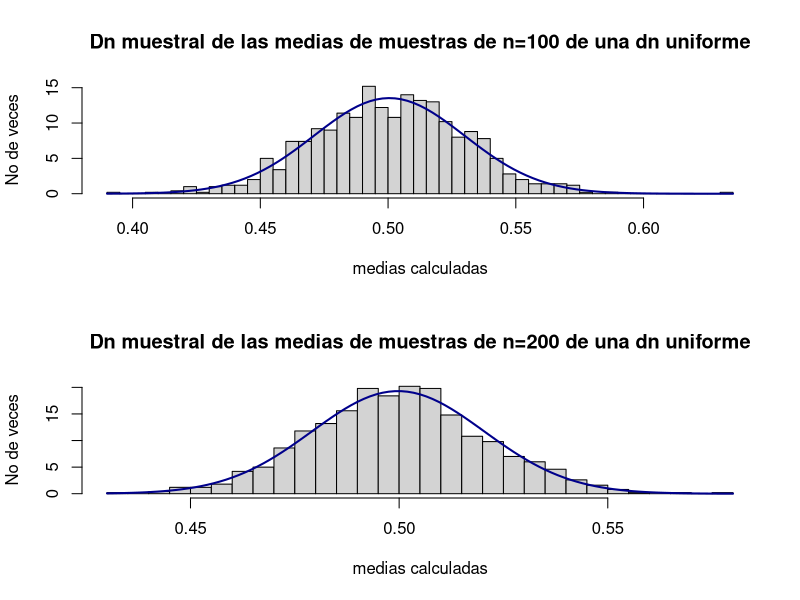

This figure's R source:
###########################################################
###########################################################
###########################################################
#                   Diplomado
#     Anal???tica y Grandes Vol???menes de Datos
#               Universidad Icesi
###########################################################
#          Estad???stica para la anal???tica                 
###########################################################
#           Julio C???sar Alonso
#           Profesor Titular
#           jcalonso@icesi.edu.co
###########################################################
###########################################################


###########################################################
#                Teorema del L???mite Central  (TLC)       #
###########################################################

# 1. Generar una muestra de tama???o n desde una distribuci???n
#  uniforme
#  
# 2. Paso calcular la media y guardar el resultado
#  
# 3. Repetir 1 y 2 muchas veces
# 
# 4. ver las propiedades de las medias calculadas
# 

TLC <-function(n, m){
  # n= tama???o de la muestra
  # m= n???mero de repeticioines (veces que se calcula la media)
  # 
  y<- integer(0) # crea un objeto vacio
  for( i in 1:m )
  {
    muestra<- runif(n,0,1) # se crea muestra aleatoria con media poblacional de 0.5
    y[i]<-mean(muestra)
  }
  result <- list(medias=y)
  return(result)
  
}

# ahora correremos la funcci???n

R1 <- TLC(100, 1000)
# la media de los medias es

mean(R1$medias)  
round(mean(R1$medias),2)

#grafiquemos los resultados
layout(matrix(c(1,2), 2,1, byrow=TRUE))

hist(R1$medias, xlab= "medias calculadas", ylab="No de veces", 
     main = "Dn muestral de las medias de muestras de n=100 de una dn uniforme", 50, 
     freq = FALSE)

curve(dnorm(x, mean=mean(R1$medias), sd=sd(R1$medias)), 
      col="darkblue", lwd=2, add=TRUE, yaxt="n")

# repliquemos el resultado con una muestra mas grande

R2 <- TLC(200, 1000)
# la media de los medias es

mean(R2$medias)  
round(mean(R2$medias),2)

#grafiquemos los resultados


hist(R2$medias, xlab= "medias calculadas", ylab="No de veces", 
     main = "Dn muestral de las medias de muestras de n=200 de una dn uniforme", 50, 
     freq = FALSE)

curve(dnorm(x, mean=mean(R2$medias), sd=sd(R2$medias)), 
      col="darkblue", lwd=2, add=TRUE, yaxt="n")  